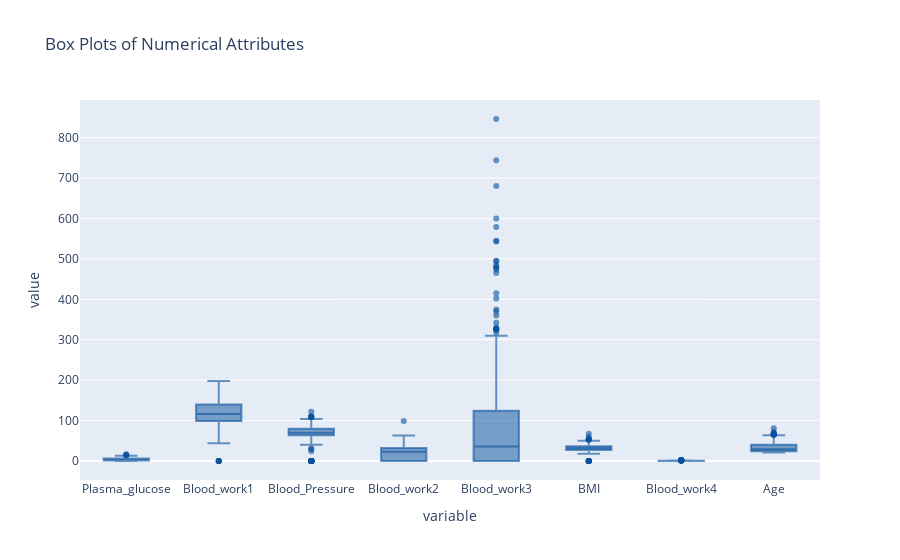

Source (notebook cell):
### Code cell
fig = px.box(
    trainC,
    y=['Plasma_glucose', 'Blood_work1', 'Blood_Pressure', 'Blood_work2', 'Blood_work3', 'BMI', 'Blood_work4', 'Age'],
    title='Box Plots of Numerical Attributes'
)

# You can customize the color scale for better color gradings
# Uncomment the line below and modify the colors as needed
fig.update_traces(marker=dict(color='rgba(8,81,156,0.6)'))

fig.show()

### Figure 1 — Plotly figure (JSON) as saved in the notebook; plotly's stock layout.template omitted (floating-point values rounded to 4 significant figures; data arrays with more than 128 entries replaced by an {"elided": "..."} marker saying what was removed)
{"data": [{"alignmentgroup": "True", "hovertemplate": "variable=%{x}<br>value=%{y}<extra></extra>", "legendgroup": "", "marker": {"color": "rgba(8,81,156,0.6)"}, "name": "", "notched": false, "offsetgroup": "", "orientation": "v", "showlegend": false, "type": "box", "x": {"elided": "4792 str values"}, "x0": " ", "xaxis": "x", "y": {"elided": "4792 float values"}, "y0": " ", "yaxis": "y"}], "layout": {"boxmode": "group", "legend": {"tracegroupgap": 0}, "title": {"text": "Box Plots of Numerical Attributes"}, "xaxis": {"anchor": "y", "domain": [0, 1], "title": {"text": "variable"}}, "yaxis": {"anchor": "x", "domain": [0, 1], "title": {"text": "value"}}}}
